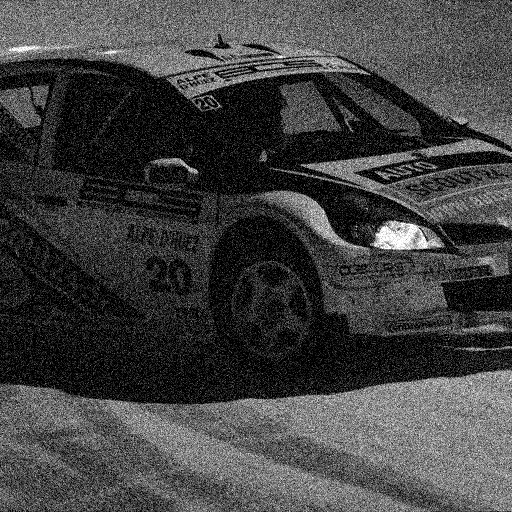
#> input picture img/input.bmp, 512 x 512 px
$ python '预处理.py' --pci_path img/input.bmp
#> lines starting #> are read from the running program, lines starting #| are printed output that depends on the picture
import cv2
import matplotlib.pyplot as plt
import os
import numpy as np
import scipy.io as scio
import argparse

def image_cut_save(path, left, upper, right, lower, save_path,size):
    img = cv2.imread(path)
    juzhen = np.zeros((size,size,3))
    juzhen[:,:,:] = img[upper:lower,left:right,:]
    #调用matlab程序
    cv2.imwrite(save_path, juzhen)
def gaussian_noise(img, mean, sigma):
    '''
    此函数用将产生的高斯噪声加到图片上
    传入:
        img   :  原图
        mean  :  均值
        sigma :  标准差：其数值为0-1
    返回:
        gaussian_out : 噪声处理后的图片
        noise        : 对应的噪声
    '''
    # 将图片灰度标准化
    #img = img / 255
    # 产生高斯 noise
    noise = np.random.normal(mean, sigma, img.shape)
    # 将噪声和图片叠加
    gaussian_out = img + noise
    # 将超过 1 的置 1，低于 0 的置 0
    gaussian_out = np.clip(gaussian_out, 0, 255)
    # 将图片灰度范围的恢复为 0-255
    gaussian_out = np.uint8(gaussian_out)
    # 将噪声范围搞为 0-255
    # noise = np.uint8(noise*255)
    return gaussian_out


if __name__ == '__main__':
    #设置基础参数
    parser = argparse.ArgumentParser()
    parser.add_argument('--pci_path', type=str, default='H:/SHUJU/denoising/1.bmp', help='分割图像的源地址')
    parser.add_argument('--pic_save_dir_path', type=str, default='H:/SHUJU/denoising/data/1/cut_picture/', help='分割完后的图像保存的地址')
    parser.add_argument('--cut_save_dir_path', type=str, default='H:/SHUJU/denoising/data/1/train_picture/', help='加噪后图像保存的地址')
    parser.add_argument('--size', type=int, default=128, help='分割后图像的大小')
    parser.add_argument('-choose_number', type=int, default=10, help='选择训练的那张图像')
    args = parser.parse_args()
    #第一步切片图像
    pic_path = args.pci_path
    pic_save_dir_path = args.pic_save_dir_path
    cut_save_dir_path = args.cut_save_dir_path
    os.makedirs(pic_save_dir_path, exist_ok=True)
    os.makedirs(cut_save_dir_path, exist_ok=True)
    img = cv2.imread(pic_path)
#> img is the input picture: shape (512, 512, 3); min 0, max 255, mean 65.7
    size = args.size
    W, H, D = img.shape
#> W = 512; H = 512; D = 3
    w = W // args.size#高
#> w = 4
    print(w)
#| 4
    h = H // args.size#宽
#> h = 4
    print(h)
#| 4
    d = 0
    for i in range(1, h+1):
        for j in range(1, w+1):
            d2 = str(d)
            path = os.path.join(pic_save_dir_path, d2 + '.bmp')
            left, upper, right, lower = args.size*(i-1), args.size*(j-1), args.size*i, args.size*j
#> left = 0; upper = 0; right = 128; lower = 128
            image_cut_save(pic_path, left, upper, right, lower, path, size)
#> in image_cut_save, `juzhen[:,:,:] = img[upper:lower,left:right,:]`:
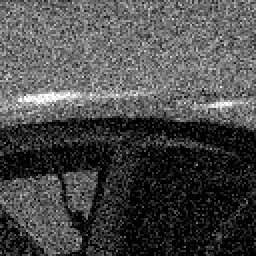
#> juzhen: shape (128, 128, 3) float64 (shown 2 times larger); min 0, max 255, mean 74.1
            d += 1
    #第二步，添加噪声
    #先提均值和均方差
    list = os.listdir(pic_save_dir_path)
#> list = ['0.bmp', '1.bmp', '10.bmp', '11.bmp', '12.bmp', '13.bmp', '14.bmp', '15.bmp', '2.bmp', '3.bmp', '4.bmp', '5.bmp', '6.bmp', '7.bmp', '8.bmp', '9.bmp']
    # 读取.mat文件中存的噪声均值和均方差
    data_path = os.path.join(pic_save_dir_path, '0.mat')
    if os.path.exists(data_path) == True:
        dict_data = scio.loadmat(data_path)
        array_data = dict_data['data']
        mean, sigma = array_data[0]
        #读取要加噪的切片图
        img_path = os.path.join(pic_save_dir_path, str(args.choose_number) + '.bmp')
        cut_img = cv2.imread(img_path, 0)
        for j2 in range(0, 500):
            #首先创建目录
            mkdir_path = os.path.join(cut_save_dir_path, str(args.choose_number))
            os.makedirs(mkdir_path, exist_ok=True)
            input_path = os.path.join(mkdir_path, 'input')
            label_path = os.path.join(mkdir_path, 'label')
            os.makedirs(input_path, exist_ok=True)
            os.makedirs(label_path, exist_ok=True)
            #创建完后开始加噪
            noise_input_img = gaussian_noise(cut_img, 0, sigma)
            noise_label_img = gaussian_noise(cut_img, 0, sigma)
            #保存图像
            input_save_path = os.path.join(input_path, str(j2)+'.bmp')
            label_save_path = os.path.join(label_path, str(j2)+'.bmp')
            cv2.imwrite(input_save_path, noise_input_img)
            cv2.imwrite(label_save_path, noise_label_img)
